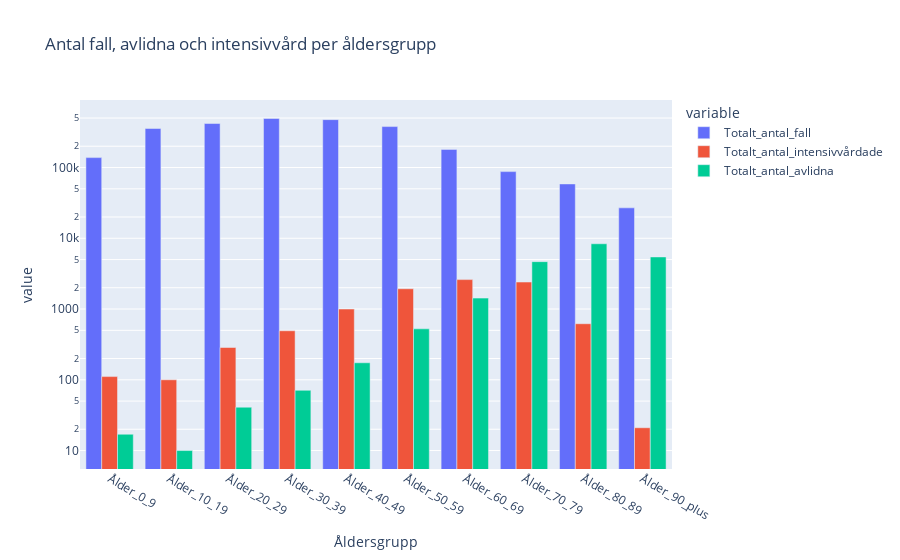

Write notebook code for a chart like this one.
### Code cell
fig = px.bar(df_covid_age, x = "Åldersgrupp", y = ["Totalt_antal_fall", "Totalt_antal_intensivvårdade", "Totalt_antal_avlidna"], title= "Antal fall, avlidna och intensivvård per åldersgrupp", barmode="group", log_y=True)
fig.show()
fig.write_html("Visualiseringar/Åldersgrupper_Covid.html")

### Figure 1 — Plotly figure (JSON) as saved in the notebook; plotly's stock layout.template omitted (floating-point values rounded to 4 significant figures)
{"data": [{"alignmentgroup": "True", "hovertemplate": "variable=Totalt_antal_fall<br>Åldersgrupp=%{x}<br>value=%{y}<extra></extra>", "legendgroup": "Totalt_antal_fall", "marker": {"color": "#636efa", "pattern": {"shape": ""}}, "name": "Totalt_antal_fall", "offsetgroup": "Totalt_antal_fall", "orientation": "v", "showlegend": true, "textposition": "auto", "type": "bar", "x": ["Ålder_0_9", "Ålder_10_19", "Ålder_20_29", "Ålder_30_39", "Ålder_40_49", "Ålder_50_59", "Ålder_60_69", "Ålder_70_79", "Ålder_80_89", "Ålder_90_plus"], "xaxis": "x", "y": [138102, 355852, 418826, 493884, 475087, 379085, 180523, 87527, 58644, 26919], "yaxis": "y"}, {"alignmentgroup": "True", "hovertemplate": "variable=Totalt_antal_intensivvårdade<br>Åldersgrupp=%{x}<br>value=%{y}<extra></extra>", "legendgroup": "Totalt_antal_intensivvårdade", "marker": {"color": "#EF553B", "pattern": {"shape": ""}}, "name": "Totalt_antal_intensivvårdade", "offsetgroup": "Totalt_antal_intensivvårdade", "orientation": "v", "showlegend": true, "textposition": "auto", "type": "bar", "x": ["Ålder_0_9", "Ålder_10_19", "Ålder_20_29", "Ålder_30_39", "Ålder_40_49", "Ålder_50_59", "Ålder_60_69", "Ålder_70_79", "Ålder_80_89", "Ålder_90_plus"], "xaxis": "x", "y": [111, 100, 286, 493, 1000, 1936, 2605, 2407, 620, 21], "yaxis": "y"}, {"alignmentgroup": "True", "hovertemplate": "variable=Totalt_antal_avlidna<br>Åldersgrupp=%{x}<br>value=%{y}<extra></extra>", "legendgroup": "Totalt_antal_avlidna", "marker": {"color": "#00cc96", "pattern": {"shape": ""}}, "name": "Totalt_antal_avlidna", "offsetgroup": "Totalt_antal_avlidna", "orientation": "v", "showlegend": true, "textposition": "auto", "type": "bar", "x": ["Ålder_0_9", "Ålder_10_19", "Ålder_20_29", "Ålder_30_39", "Ålder_40_49", "Ålder_50_59", "Ålder_60_69", "Ålder_70_79", "Ålder_80_89", "Ålder_90_plus"], "xaxis": "x", "y": [17, 10, 41, 71, 174, 525, 1427, 4675, 8362, 5447], "yaxis": "y"}], "layout": {"barmode": "group", "legend": {"title": {"text": "variable"}, "tracegroupgap": 0}, "title": {"text": "Antal fall, avlidna och intensivvård per åldersgrupp"}, "xaxis": {"anchor": "y", "domain": [0, 1], "title": {"text": "Åldersgrupp"}}, "yaxis": {"anchor": "x", "domain": [0, 1], "title": {"text": "value"}, "type": "log"}}}
